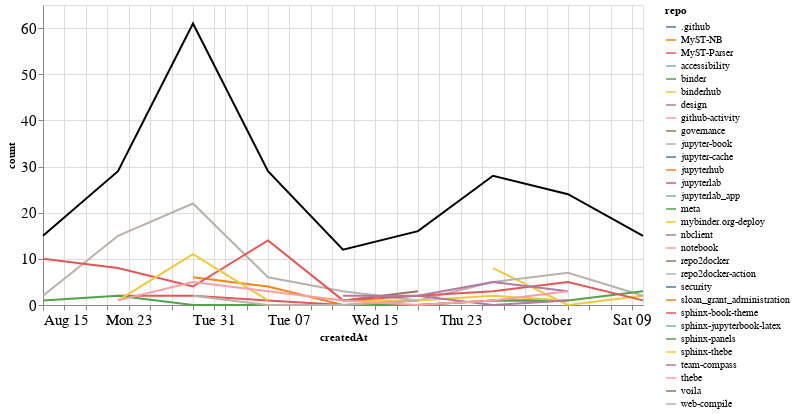

The notebook cell this image was saved under:
### Markdown cell above
### Comments

### Code cell
comments_time = comments.groupby('repo').resample('W', on='createdAt').count()['author'].reset_index()
comments_time = comments_time.rename(columns={'author': 'count'})
comments_time_total = comments_time.groupby('createdAt').agg({"count": "sum"}).reset_index()
ch1 = alt.Chart(comments_time, width=600).mark_line().encode(
    x='createdAt',
    y='count',
    color='repo',
    tooltip="repo"
)

ch2 = alt.Chart(comments_time_total, width=600).mark_line(color="black").encode(
    x='createdAt',
    y='count',
)

ch1 + ch2

### Figure 1 — Vega-Lite specification as saved in the notebook (floating-point values rounded to 4 significant figures)
{"config": {"axisLeft": {"labelFontSize": 15}, "axisBottom": {"labelFontSize": 15}}, "layer": [{"data": {"name": "data-d8767d5d10aeba1566dc42f90ee6442c"}, "mark": "line", "encoding": {"color": {"type": "nominal", "field": "repo"}, "tooltip": {"type": "nominal", "field": "repo"}, "x": {"type": "temporal", "field": "createdAt"}, "y": {"type": "quantitative", "field": "count"}}, "width": 600}, {"data": {"name": "data-9e96b349b405c8eddbedbc36af1739f8"}, "mark": {"type": "line", "color": "black"}, "encoding": {"x": {"type": "temporal", "field": "createdAt"}, "y": {"type": "quantitative", "field": "count"}}, "width": 600}], "$schema": "https://vega.github.io/schema/vega-lite/v4.8.1.json", "datasets": {"data-d8767d5d10aeba1566dc42f90ee6442c": [{"repo": ".github", "createdAt": "2021-09-12T00:00:00", "count": 1}, {"repo": "MyST-NB", "createdAt": "2021-08-29T00:00:00", "count": 6}, {"repo": "MyST-NB", "createdAt": "2021-09-05T00:00:00", "count": 4}, {"repo": "MyST-NB", "createdAt": "2021-09-12T00:00:00", "count": 0}, {"repo": "MyST-NB", "createdAt": "2021-09-19T00:00:00", "count": 1}, {"repo": "MyST-Parser", "createdAt": "2021-08-22T00:00:00", "count": 2}, {"repo": "MyST-Parser", "createdAt": "2021-08-29T00:00:00", "count": 2}, {"repo": "MyST-Parser", "createdAt": "2021-09-05T00:00:00", "count": 1}, {"repo": "MyST-Parser", "createdAt": "2021-09-12T00:00:00", "count": 0}, {"repo": "MyST-Parser", "createdAt": "2021-09-19T00:00:00", "count": 0}, {"repo": "MyST-Parser", "createdAt": "2021-09-26T00:00:00", "count": 1}, {"repo": "MyST-Parser", "createdAt": "2021-10-03T00:00:00", "count": 1}, {"repo": "accessibility", "createdAt": "2021-08-29T00:00:00", "count": 2}, {"repo": "binder", "createdAt": "2021-09-19T00:00:00", "count": 1}, {"repo": "binderhub", "createdAt": "2021-09-26T00:00:00", "count": 8}, {"repo": "binderhub", "createdAt": "2021-10-03T00:00:00", "count": 0}, {"repo": "binderhub", "createdAt": "2021-10-10T00:00:00", "count": 2}, {"repo": "design", "createdAt": "2021-08-29T00:00:00", "count": 1}, {"repo": "github-activity", "createdAt": "2021-10-10T00:00:00", "count": 1}, {"repo": "governance", "createdAt": "2021-09-19T00:00:00", "count": 2}, {"repo": "jupyter-book", "createdAt": "2021-08-15T00:00:00", "count": 2}, {"repo": "jupyter-book", "createdAt": "2021-08-22T00:00:00", "count": 15}, {"repo": "jupyter-book", "createdAt": "2021-08-29T00:00:00", "count": 22}, {"repo": "jupyter-book", "createdAt": "2021-09-05T00:00:00", "count": 6}, {"repo": "jupyter-book", "createdAt": "2021-09-12T00:00:00", "count": 3}, {"repo": "jupyter-book", "createdAt": "2021-09-19T00:00:00", "count": 1}, {"repo": "jupyter-book", "createdAt": "2021-09-26T00:00:00", "count": 5}, {"repo": "jupyter-book", "createdAt": "2021-10-03T00:00:00", "count": 7}, {"repo": "jupyter-book", "createdAt": "2021-10-10T00:00:00", "count": 2}, {"repo": "jupyter-cache", "createdAt": "2021-08-29T00:00:00", "count": 1}, {"repo": "jupyterhub", "createdAt": "2021-08-29T00:00:00", "count": 4}, {"repo": "jupyterlab", "createdAt": "2021-08-15T00:00:00", "count": 2}, {"repo": "jupyterlab_app", "createdAt": "2021-09-26T00:00:00", "count": 1}, {"repo": "meta", "createdAt": "2021-08-15T00:00:00", "count": 1}, {"repo": "meta", "createdAt": "2021-08-22T00:00:00", "count": 2}, {"repo": "meta", "createdAt": "2021-08-29T00:00:00", "count": 0}, {"repo": "meta", "createdAt": "2021-09-05T00:00:00", "count": 0}, {"repo": "meta", "createdAt": "2021-09-12T00:00:00", "count": 0}, {"repo": "meta", "createdAt": "2021-09-19T00:00:00", "count": 0}, {"repo": "meta", "createdAt": "2021-09-26T00:00:00", "count": 1}, {"repo": "meta", "createdAt": "2021-10-03T00:00:00", "count": 1}, {"repo": "meta", "createdAt": "2021-10-10T00:00:00", "count": 3}, {"repo": "mybinder.org-deploy", "createdAt": "2021-09-12T00:00:00", "count": 1}, {"repo": "mybinder.org-deploy", "createdAt": "2021-09-19T00:00:00", "count": 1}, {"repo": "mybinder.org-deploy", "createdAt": "2021-09-26T00:00:00", "count": 2}, {"repo": "mybinder.org-deploy", "createdAt": "2021-10-03T00:00:00", "count": 1}, {"repo": "nbclient", "createdAt": "2021-09-19T00:00:00", "count": 2}, {"repo": "nbclient", "createdAt": "2021-09-26T00:00:00", "count": 0}, {"repo": "nbclient", "createdAt": "2021-10-03T00:00:00", "count": 1}, {"repo": "notebook", "createdAt": "2021-10-10T00:00:00", "count": 2}, {"repo": "repo2docker", "createdAt": "2021-09-12T00:00:00", "count": 1}, {"repo": "repo2docker", "createdAt": "2021-09-19T00:00:00", "count": 3}, {"repo": "repo2docker-action", "createdAt": "2021-08-29T00:00:00", "count": 2}, {"repo": "repo2docker-action", "createdAt": "2021-09-05T00:00:00", "count": 0}, {"repo": "repo2docker-action", "createdAt": "2021-09-12T00:00:00", "count": 0}, {"repo": "repo2docker-action", "createdAt": "2021-09-19T00:00:00", "count": 1}, {"repo": "security", "createdAt": "2021-10-03T00:00:00", "count": 1}, {"repo": "sloan_grant_administration", "createdAt": "2021-10-10T00:00:00", "count": 4}, {"repo": "sphinx-book-theme", "createdAt": "2021-08-15T00:00:00", "count": 10}, {"repo": "sphinx-book-theme", "createdAt": "2021-08-22T00:00:00", "count": 8}, {"repo": "sphinx-book-theme", "createdAt": "2021-08-29T00:00:00", "count": 4}, {"repo": "sphinx-book-theme", "createdAt": "2021-09-05T00:00:00", "count": 14}, {"repo": "sphinx-book-theme", "createdAt": "2021-09-12T00:00:00", "count": 1}, {"repo": "sphinx-book-theme", "createdAt": "2021-09-19T00:00:00", "count": 2}, {"repo": "sphinx-book-theme", "createdAt": "2021-09-26T00:00:00", "count": 3}, {"repo": "sphinx-book-theme", "createdAt": "2021-10-03T00:00:00", "count": 5}, {"repo": "sphinx-book-theme", "createdAt": "2021-10-10T00:00:00", "count": 1}, {"repo": "sphinx-jupyterbook-latex", "createdAt": "2021-10-03T00:00:00", "count": 1}, {"repo": "sphinx-panels", "createdAt": "2021-08-29T00:00:00", "count": 1}, {"repo": "sphinx-thebe", "createdAt": "2021-08-22T00:00:00", "count": 1}, {"repo": "sphinx-thebe", "createdAt": "2021-08-29T00:00:00", "count": 11}, {"repo": "sphinx-thebe", "createdAt": "2021-09-05T00:00:00", "count": 1}, {"repo": "team-compass", "createdAt": "2021-09-12T00:00:00", "count": 2}, {"repo": "team-compass", "createdAt": "2021-09-19T00:00:00", "count": 2}, {"repo": "team-compass", "createdAt": "2021-09-26T00:00:00", "count": 5}, {"repo": "team-compass", "createdAt": "2021-10-03T00:00:00", "count": 3}, {"repo": "thebe", "createdAt": "2021-08-22T00:00:00", "count": 1}, {"repo": "thebe", "createdAt": "2021-08-29T00:00:00", "count": 5}, {"repo": "thebe", "createdAt": "2021-09-05T00:00:00", "count": 3}, {"repo": "thebe", "createdAt": "2021-09-12T00:00:00", "count": 1}, {"repo": "thebe", "createdAt": "2021-09-19T00:00:00", "count": 0}, {"repo": "thebe", "createdAt": "2021-09-26T00:00:00", "count": 1}, {"repo": "thebe", "createdAt": "2021-10-03T00:00:00", "count": 3}, {"repo": "voila", "createdAt": "2021-09-12T00:00:00", "count": 2}, {"repo": "web-compile", "createdAt": "2021-09-26T00:00:00", "count": 1}], "data-9e96b349b405c8eddbedbc36af1739f8": [{"createdAt": "2021-08-15T00:00:00", "count": 15}, {"createdAt": "2021-08-22T00:00:00", "count": 29}, {"createdAt": "2021-08-29T00:00:00", "count": 61}, {"createdAt": "2021-09-05T00:00:00", "count": 29}, {"createdAt": "2021-09-12T00:00:00", "count": 12}, {"createdAt": "2021-09-19T00:00:00", "count": 16}, {"createdAt": "2021-09-26T00:00:00", "count": 28}, {"createdAt": "2021-10-03T00:00:00", "count": 24}, {"createdAt": "2021-10-10T00:00:00", "count": 15}]}}
